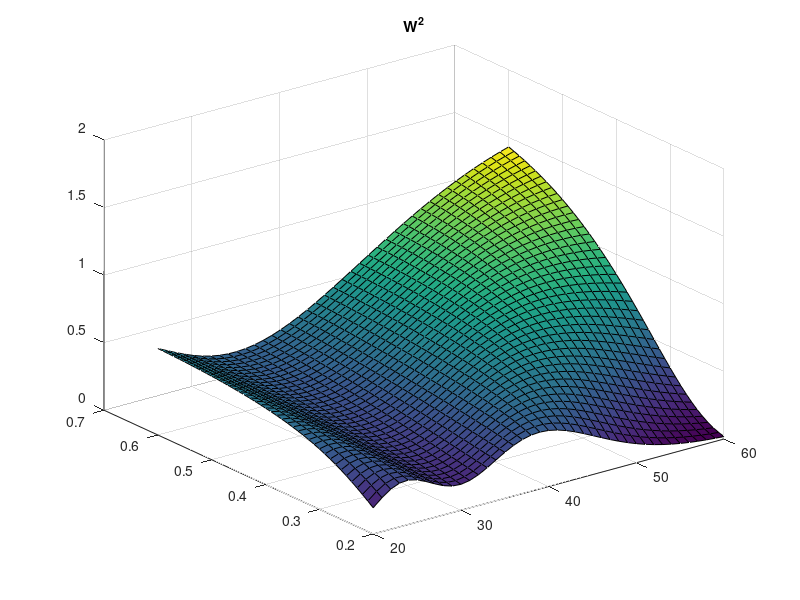
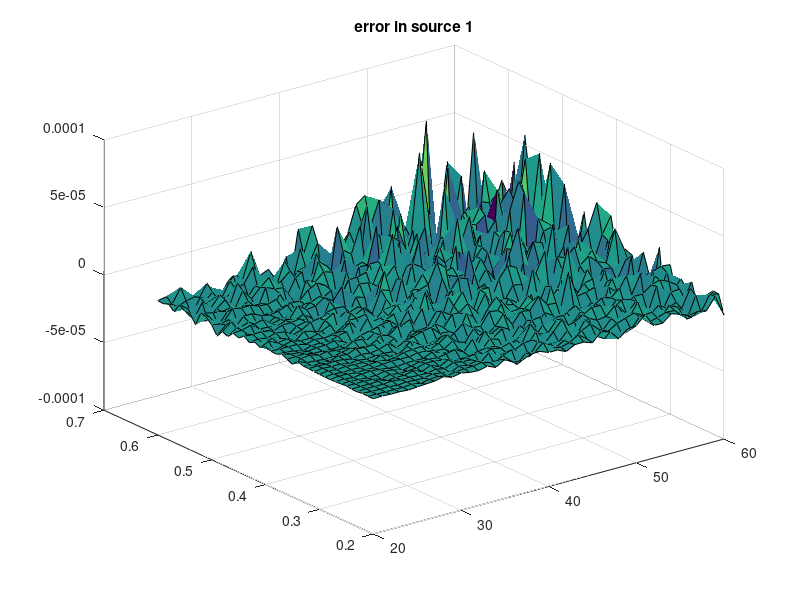
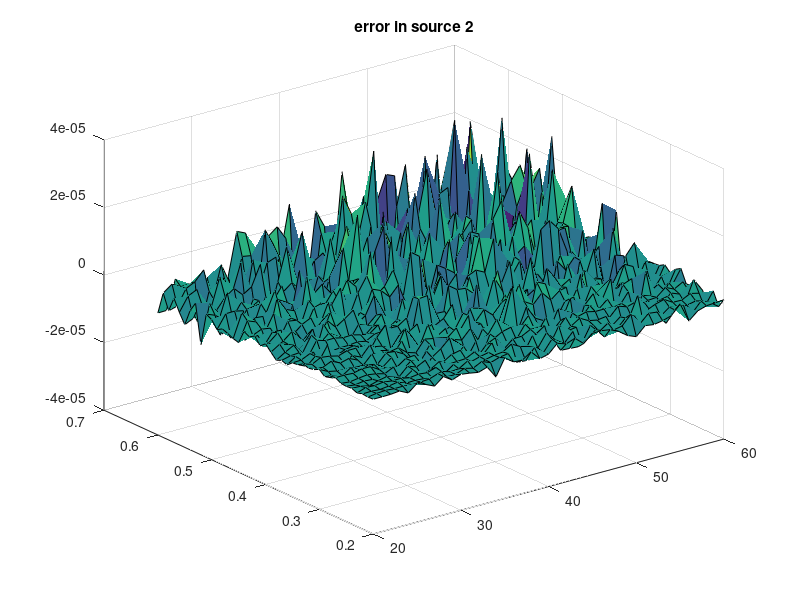
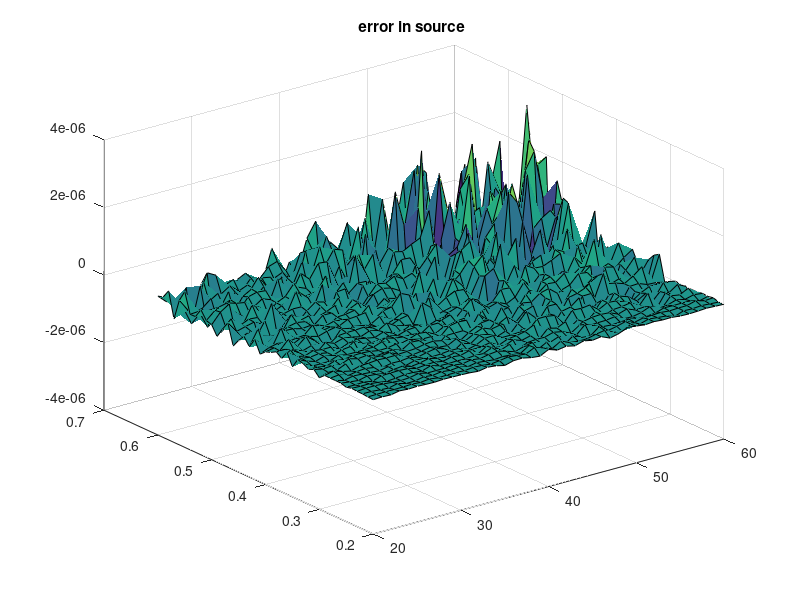

Recreate these plots in MATLAB, in order.
%% This code verifies that the correction terms W_1 and W_2 solve
% the corresponding PDE's. See stochasticVol.pdf for more info

%clear
clear all
close all
clc

%Parameters
T = 1 ;
rho = -0.10 ;
K = 30 ;
n = 2 ;


%functions
d2 = @(F,alpha,tau,strike) ( log( (1.0/strike)*F ) - 0.5*tau*(alpha.^2) )./(sqrt(tau)*alpha) ;
d1 = @(F,alpha,tau,strike) ( log( (1.0/strike)*F ) + 0.5*tau*(alpha.^2) )./(sqrt(tau)*alpha) ;
y = @(F,alpha,tau,strike) ( log( (1.0/strike)*F ) - 0.5*tau*(alpha.^2) )./(alpha);

N = @(x) normcdf(x) ;
N1 = @(x) normpdf(x) ;
N2 = @(x) -x.*normpdf(x) ;
N3 = @(x) (x.^2 - 1.0 ).*normpdf(x) ;
N4 = @(x) (-x.^3+3*x).*normpdf(x) ;
N5 = @(x) (x.^4 - 6*x.^2 + 3).*normpdf(x) ;
N6 = @(x) (-x.^5 + 10*x.^3 - 15*x).*normpdf(x) ;



W0 = @(F,a,t) F.*N(d1(F,a,T-t,K)) - K*N(d2(F,a,T-t,K)) 
W1 = @(F,a,t) 0.5*rho*K*a.*((T-t).*N2(d2(F,a,T-t,K)))
W2 = @(F,a,t) -(1/2)*K*a.*((1/3)*(a).*((T-t).^2).*N2(d2(F,a,T-t,K))...
    + (1/3)*((T-t).^(3/2)).*d2(F,a,T-t,K).*N2(d2(F,a,T-t,K))...
    -(1/6)*((T-t).^(3/2)).*N1(d2(F,a,T-t,K)))...
    -(1/2)*rho*rho*K*a.*((1/4)*(a).*((T-t).^2).*N4(d2(F,a,T-t,K))...
    + (1/4)*((T-t).^(3/2)).*d2(F,a,T-t,K).*N4(d2(F,a,T-t,K))...
    -(1/4)*((T-t).^(3/2)).*N3(d2(F,a,T-t,K)))
V = @(F,a,t) ((1/((n+2)*(n+3)))*(T-t) + (1/(n+3))*(y(F,a,T-t,K) + a.*(T-t)).^2).*((T-t).^(n+1-2)).*N4(d2(F,a,T-t,K))...
    -2*3*((1/((n+2)*(n+3)))*(y(F,a,T-t,K) + a.*(T-t))).*((T-t).^(n+1-3/2)).*N3(d2(F,a,T-t,K))...
    +2*3*2*(1/((n+1)*(n+2)*(n+3))).*((T-t).^(n)).*N2(d2(F,a,T-t,K))
V1 = @(F,t) -(1/(n+1))*((T-t).^(n-1)).*N4(d2(F,a,T-t,K))

%Plot
F = 20:1:60 ;
a = 0.20:.01:0.60;
t = 0 ;
[Fg, ag] = meshgrid(F,a) ;
z = W2(Fg,ag,t) ;
surf(Fg,ag,z)
title('W^2')

% Check source term
h = 0.00001;
dt = 0.000000001;
W1_AA = (1/(h*h))*(W1(Fg, ag+h, t) - 2*W1(Fg, ag, t)+ W1(Fg, ag-h, t)) ;
W2_FA = (1.0/(4*h*h))*(W2(Fg+h, ag+h, t) - W2(Fg+h, ag-h, t) - W2(Fg-h, ag+h, t)+W2(Fg-h, ag-h, t));
W0_AA = (1/(h*h))*(W0(Fg, ag+h, t) - 2*W0(Fg, ag, t)+ W0(Fg, ag-h, t)) ;
W1_FA = (1.0/(4*h*h))*(W1(Fg+h, ag+h, t) - W1(Fg+h, ag-h, t) - W1(Fg-h, ag+h, t)+W1(Fg-h, ag-h, t));
W0_FA = (1.0/(4*h*h))*(W0(Fg+h, ag+h, t) - W0(Fg+h, ag-h, t) - W0(Fg-h, ag+h, t)+W0(Fg-h, ag-h, t));
W2_A = (1.0/h)*(W2(Fg,ag+h,t)-W2(Fg,ag,t));
% V_FF = (1/(h*h))*(V(Fg+h,tg)-2*V(Fg,tg)+V(Fg-h,tg)) ;
% V_t = (1.0/dt)*(V(Fg,tg+dt)-V(Fg,tg));
% W2_FF = (1/(h*h))*(W2(Fg+h,tg)-2*W2(Fg,tg)+W2(Fg-h,tg)) ;
% W2_t = (1.0/dt)*(W2(Fg,tg+dt)-W2(Fg,tg));
% W1_FF = (1/(h*h))*(W1(Fg+h,tg)-2*W1(Fg,tg)+W1(Fg-h,tg)) ;
% W1_t = (1.0/dt)*(W1(Fg,tg+dt)-W1(Fg,tg));
% W0_FF = (1/(h*h))*(W0(Fg+h,tg)-2*W0(Fg,tg)+W0(Fg-h,tg)) ;
% W0_t = (1.0/dt)*(W0(Fg,tg+dt)-W0(Fg,tg));
% sourceV1 = ((T-tg).^(n-2)).*N4(d2(Fg,a,T-tg,K)) 
% source = ((T-tg).^(n-2)).*((a*(T-tg)+ y(Fg,a,T-tg,K)).^2).*N4(d2(Fg,a,T-tg,K));
source1 = -rho*K*ag.*N2(d2(Fg, ag, T-t, K)); 
source2 = (1/2)*K*ag.*((T-t)*ag+sqrt(T-t)*d2(Fg,ag,T-t,K)).*N2(d2(Fg,ag,T-t,K))...
    +(1/2)*rho*rho*K*ag.*((T-t)*ag+sqrt(T-t).*d2(Fg,ag,T-t,K)).*N4(d2(Fg,ag,T-t,K));
source_FA = -(1/4)*rho*K*(T-t)^(1/2)*ag.*((1/3)*(T-t)*ag+sqrt(T-t).*d2(Fg,ag,T-t,K)).*N3(d2(Fg,ag,T-t,K))...
    -(1/6)*rho*K*ag.*((y(Fg,ag,T-t,K)+(T-t)*ag).^2).*N4(d2(Fg,ag,T-t,K))...
    -(1/8)*(rho^3) * K *(T-t)^(1/2)*ag.*y(Fg,ag,T-t,K).*N5(d2(Fg,ag,T-t,K))...
    -(1/8)*(rho^3)*K*ag.*((y(Fg,ag,T-t,K)+(T-t)*ag).^2).*N6(d2(Fg,ag,T-t,K));
source_AA = (1/4)*rho*K*(T-t)^(3/2)*(ag.^2).*N3(d2(Fg,ag,T-t,K))...
    -(1/4)*rho*K*ag.*((y(Fg,ag,T-t,K)+(T-t)*ag).^2).*N4(d2(Fg,ag,T-t,K));
source3 = -(1/4)*rho*K*(T-t)^(1/2)*ag.*((-2/3)*(T-t)*ag+sqrt(T-t).*d2(Fg,ag,T-t,K)).*N3(d2(Fg,ag,T-t,K))...
    -(5/12)*rho*K*ag.*((y(Fg,ag,T-t,K)+(T-t)*ag).^2).*N4(d2(Fg,ag,T-t,K))...
    -(1/8)*(rho^3) * K *(T-t)^(1/2)*ag.*y(Fg,ag,T-t,K).*N5(d2(Fg,ag,T-t,K))...
    -(1/8)*(rho^3)*K*ag.*((y(Fg,ag,T-t,K)+(T-t)*ag).^2).*N6(d2(Fg,ag,T-t,K));
% source_A = (1/12)*K*(T-t)^(3/2)*N1(d2(Fg,ag,T-t,K)) ...
%     - (1/12)*K*(T-t)*(3*(T-t)*ag+sqrt(T-t).*d2(Fg,ag,T-t,K)).*N2(d2(Fg,ag,T-t,K))...
%     + K*(T-t)^(1/2)*((1/6)*((T-t)*ag+sqrt(T-t).*d2(Fg,ag,T-t,K)).^2+(1/8)*rho*rho*(T-t)).*N3(d2(Fg,ag,T-t,K))...
%     -(1/8)*(rho^2)*K*(T-t)*(y(Fg,ag,T-t,K)+2*(T-t)*ag).*N4(d2(Fg,ag,T-t,K))...
%     +(1/8)*(rho^2) * K *(T-t)^(1/2)*((T-t)*ag+sqrt(T-t).*d2(Fg,ag,T-t,K)).^2.*N5(d2(Fg,ag,T-t,K));

% %Check solutions
% BS = V_t + 0.5*a*a*(Fg.*Fg.*V_FF) + source;
% figure
% surf(Fg,tg,BS)
% title('BS1')
% 
% BS2 = W2_t + 0.5*a*a*(Fg.*Fg.*W2_FF) - source2;
% figure
% surf(Fg,tg,BS2)
% title('BS2')
% 
% %Check sources

error1 = source1 + rho*(ag.^2).*Fg.*W0_FA;
figure
surf(Fg,ag,error1)
title('error in source 1')

error2 = source2 + 0.5*(ag.^2).*W0_AA + rho*(ag.^2).*Fg.*W1_FA;
figure
surf(Fg,ag,error2)
title('error in source 2')

error_FA = source_FA + rho*(ag.^2).*Fg.*W2_FA  ;% + 0.5*(ag.^2).*W1_AA ;
figure
surf(Fg,ag,error_FA)
title('error in source ')

error_AA = source_AA + 0.5*(ag.^2).*W1_AA ;
figure
surf(Fg,ag,error_AA)
title('error in source ')

error3 = source3 + 0.5*(ag.^2).*W1_AA + rho*(ag.^2).*Fg.*W2_FA;
figure
surf(Fg,ag,error3)
title('error in source 3')


% BS = C_T-(0.5)*alpha*alpha*(S.^4).*C_SS;
% BS_K = C_T-(0.5)*alpha*alpha*((K).^2).*(K.^2).*C_KK;
% 
% Dupire = sqrt(2*C_T./((K.*K).*C_KK));
% Vidal = sqrt(2*C_T./((S.*S).*C_SS));
% LocalVol = (alpha)*K;
% figure
% plot(K,Dupire)
% hold on
% plot(K,LocalVol,'red')
% hold on
% plot(K,Vidal,'green')
% title(['S_0 = ' num2str(S0)])
% xlabel('K')
% ylabel('LocalVol')
% legend('Dupire formula','LocalVol','BlackScholes')
% figure
% plot(K,BS)
% 
% [MonteCarlo,confidence]  = C_MC_Dupire(100,1, 80 , alpha ,100000,1000)
% 
% Analytical = C(100,1,80)
% 
% [MonteCarlo,confidence]  = C_MC_Dupire(100,1, 100 , alpha ,100000,1000)
% 
% Analytical = C(100,1,100)
% 
% [MonteCarlo,confidence]  = C_MC_Dupire(100,1, 120 , alpha ,100000,1000)
% 
% Analytical = C(100,1,120)

